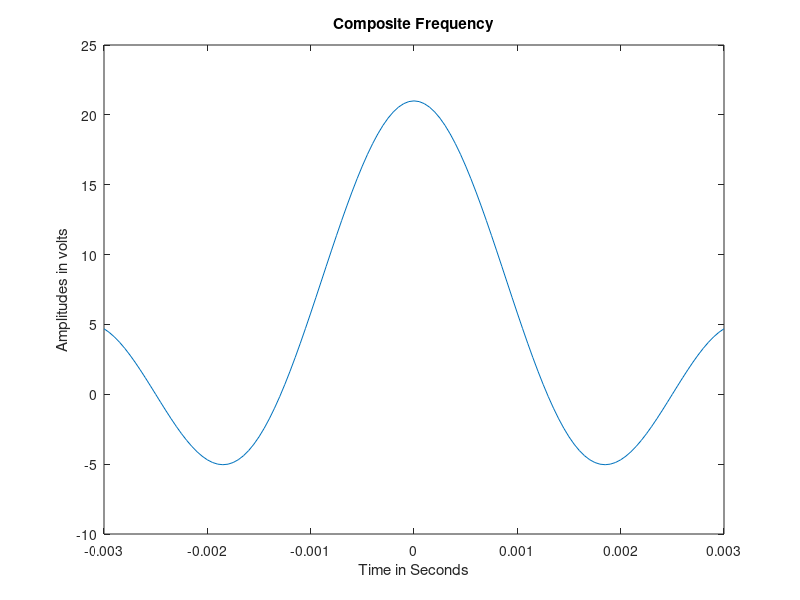
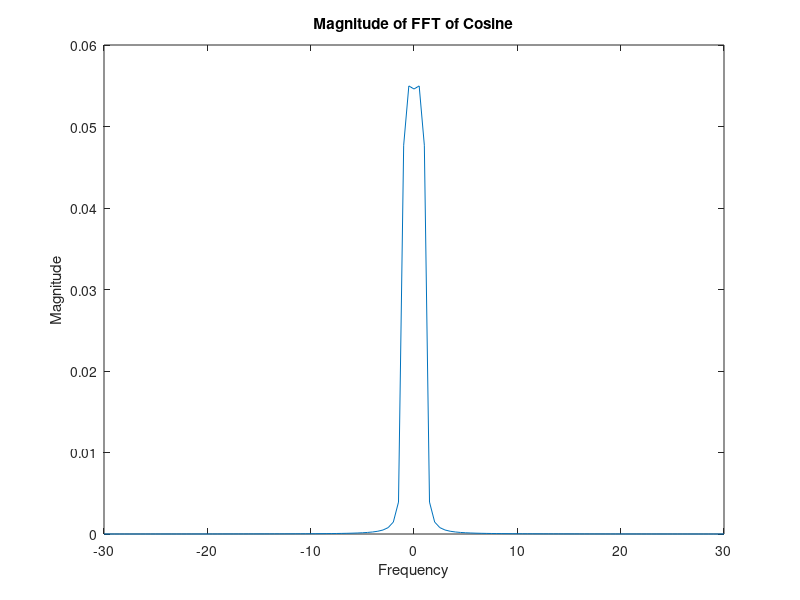
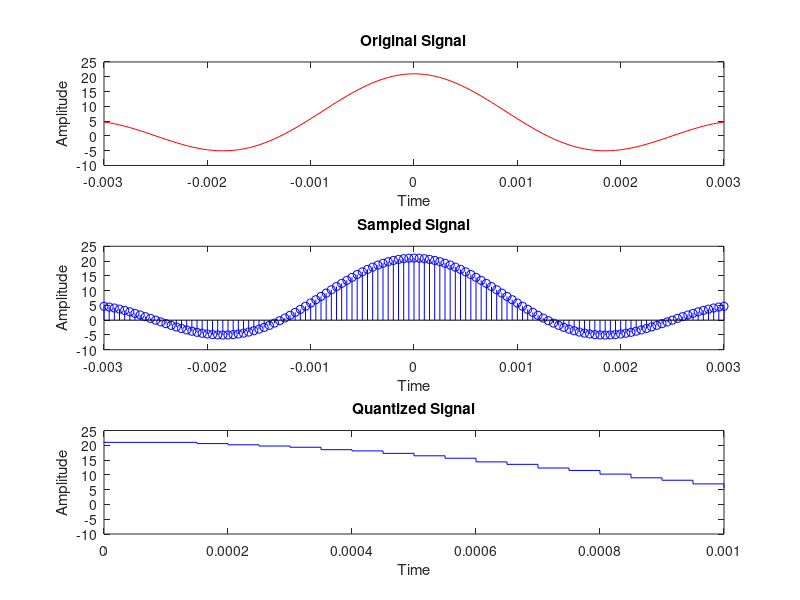

These figures' MATLAB source, in order:
clear all
clc

fs=1000*20;
A1=10;
A2=11;
C=3;
F=1;
t=-3/1000:1/fs:3/1000;
X1=A1*cos(2*pi*(C *100)*t);
X2=A2*cos(2*pi*(F *100)*t);
X3=X1+X2;
plot(t,X3)
title('Composite Frequency')
xlabel('Time in Seconds')
ylabel('Amplitudes in volts')



fx1=fft(X3);
fx1=fftshift(fx1)/(fs/2);
f=fs/2*t;
figure
plot(f,abs(fx1))
xlabel('Frequency')
ylabel('Magnitude')
title('Magnitude of FFT of Cosine')

figure

n=6;
L=(2^n)-1;
delta= (max(X3)-min(X3))/L;
i= round ((X3-min(X3))/delta);
xq= min(X3)+ i*delta;
subplot(3,1,1)
plot(t,X3,'r')
title('Original Signal')
xlabel('Time')
ylabel('Amplitude')
subplot(3,1,2)
stem(t,X3,'b')
title('Sampled Signal')
xlabel('Time')
ylabel('Amplitude')
subplot(3,1,3)
stairs(t,xq,'b')
axis([0,0.001])
title('Quantized Signal')
xlabel('Time')
ylabel('Amplitude')
